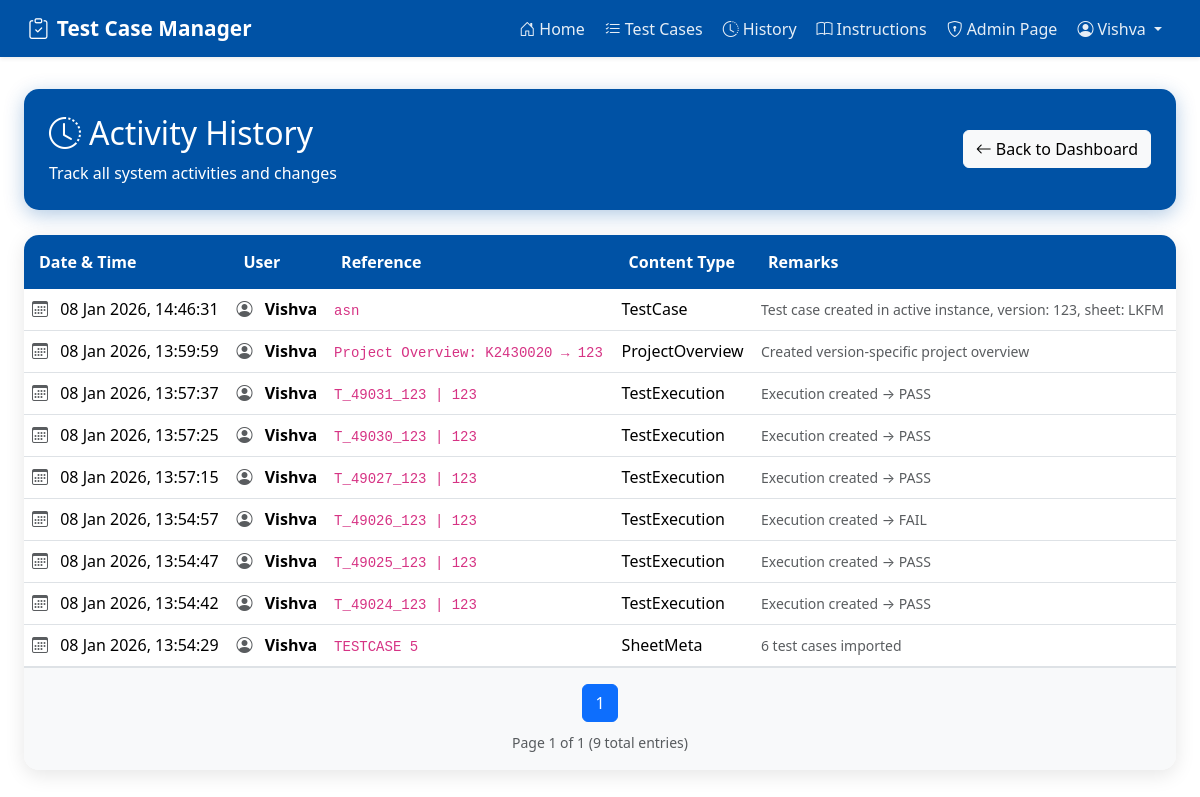
Before: /history/ (signed in) with the older database file.
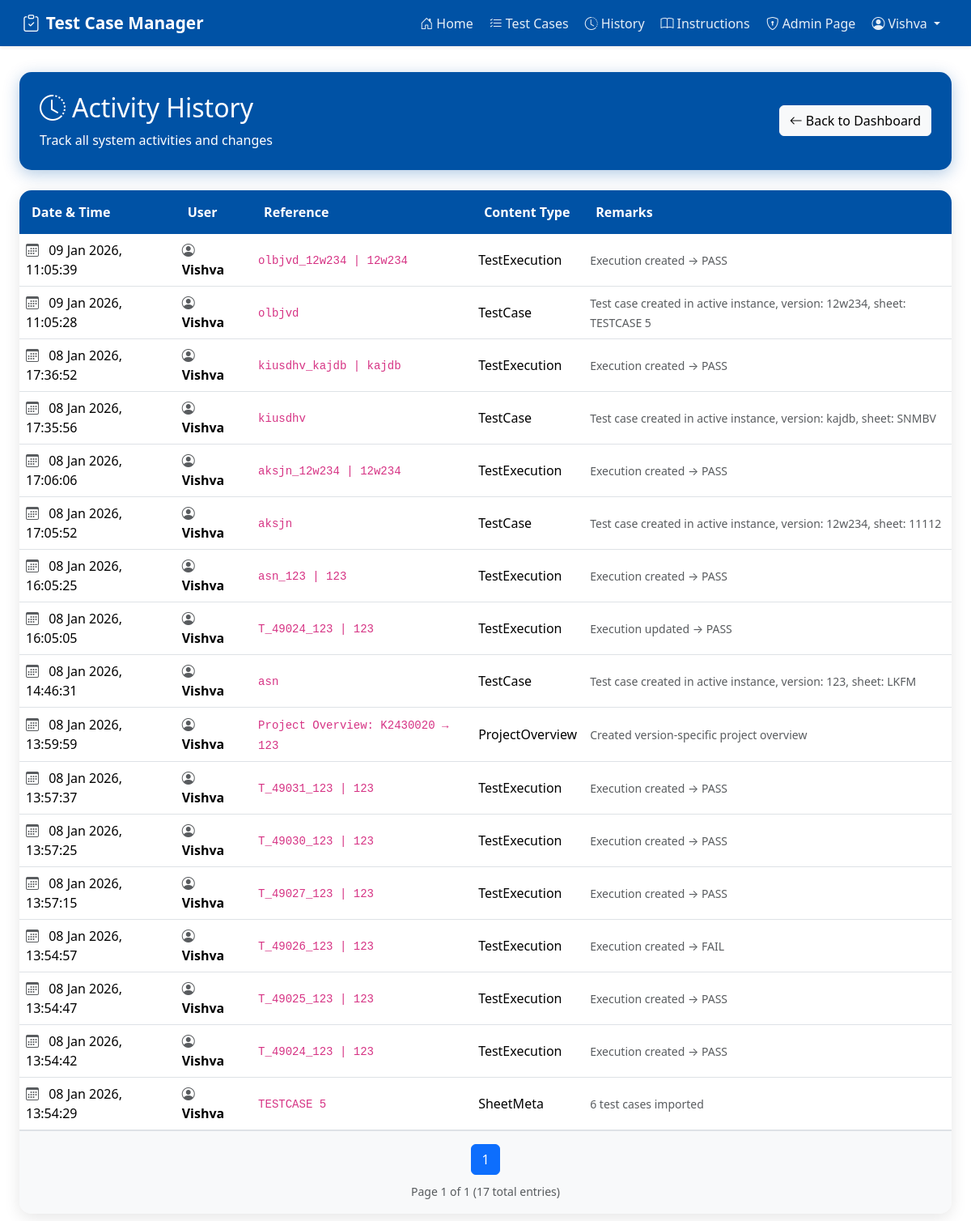
After: the same page with the newer database file.
### testmanager/models.py (models this page shows)
class ActivityLog(models.Model):
    ACTION_CHOICES = [
        ("ADD", "Add"),
        ("EDIT", "Edit"),
        ("IMPORT", "Import"),
        ("LOGOUT", "Logout"),
    ]
    user = models.ForeignKey(User, on_delete=models.SET_NULL, null=True, blank=True)
    action = models.CharField(max_length=20, choices=ACTION_CHOICES)
    reference = models.CharField(max_length=255, blank=True)
    remarks = models.TextField(blank=True)
    content_type = models.CharField(
        max_length=50,
        blank=True,
        help_text="TestCase / SheetMeta / System"
    )
    diff = models.JSONField(
        blank=True,
        null=True,
        help_text="Stores old → new field values"
    )
    timestamp = models.DateTimeField(auto_now_add=True, db_index=True)

### testmanager/views/admin_views.py (the view)
# urls.py: path("history/", views.history, name="history"),
@login_required
@developer_or_manager_required
def history(request):
    page_number = request.GET.get("page")
    activity_logs = ActivityLog.objects.order_by("-timestamp")
    paginator = Paginator(activity_logs, 50)
    page_obj = paginator.get_page(page_number)
    return render(request, "testmanager/history.html", {
        "activity_logs": page_obj,
        "page_obj": page_obj,
    })

### testmanager/templates/testmanager/history.html (shortened to what this page needs)
{% extends "testmanager/base.html" %}
{% load static %}
{% block extra_head %}
<link rel="stylesheet" href="{% static 'testmanager/css/history.css' %}">
{% endblock %}
{% block content %}
<div class="container-fluid pt-3 page-container">
    <div class="history-header">
        <div class="d-flex justify-content-between align-items-center">
            <div>
                <h2 class="mb-2">
                    <i class="bi bi-clock-history me-2"></i>Activity History
                </h2>
                <p class="mb-0 opacity-90">Track all system activities and changes</p>
            </div>
            <a href="{% url 'home' %}" class="btn btn-light">
                <i class="bi bi-arrow-left me-1"></i>Back to Dashboard
            </a>
        </div>
    </div>
    <div class="history-card card">
        <div class="card-body p-0">
            {% if activity_logs %}
            <div class="table-responsive">
                <table class="table table-hover align-middle mb-0">
                    <thead>
                        <tr>
                            <th>Date & Time</th>
                            <th>User</th>
                            <th>Reference</th>
                            <th>Content Type</th>
                            <th>Remarks</th>
                        </tr>
                    </thead>
                    <tbody>
                        {% for log in activity_logs %}
                        <tr>
                            <td>
                                <i class="bi bi-calendar3 me-2 text-muted"></i>
                                {{ log.timestamp|date:"d M Y, H:i:s" }}
                            </td>
                            <td>
                                <i class="bi bi-person-circle me-2 text-muted"></i>
                                <strong>{{ log.user.username|default:"System" }}</strong>
                            </td>
                            <td>
                                <code>{{ log.reference|default:"-" }}</code>
                            </td>
                            <td>{{ log.content_type|default:"-" }}</td>
                            <td>
                                <small class="text-muted">{{ log.remarks|default:"-" }}</small>
                            </td>
                        </tr>
                        {% endfor %}
                    </tbody>
                </table>
            </div>
            {% if page_obj %}
            <div class="p-3 border-top bg-light">
                <nav aria-label="Page navigation">
                    <ul class="pagination justify-content-center mb-0">
                        {% for num in page_obj.paginator.page_range %}
                            {% if num == page_obj.number %}
                            <li class="page-item active">
                                <span class="page-link">{{ num }}</span>
                            </li>
                            {% elif num > page_obj.number|add:"-3" and num < page_obj.number|add:"3" %}
                            <li class="page-item">
                                <a class="page-link" href="?page={{ num }}">{{ num }}</a>
                            </li>
                            {% endif %}
                        {% endfor %}
                    </ul>
                </nav>
                <div class="text-center mt-2">
                    <small class="text-muted">
                        Page {{ page_obj.number }} of {{ page_obj.paginator.num_pages }}
                        ({{ page_obj.paginator.count }} total entries)
                    </small>
                </div>
            </div>
            {% endif %}
            {% else %}
            <div class="text-center text-muted py-5">
                <i class="bi bi-inbox fs-1 d-block mb-3"></i>
                <p>No activity logs found.</p>
            </div>
            {% endif %}
        </div>
    </div>
</div>
{% endblock %}

### testmanager/templates/testmanager/base.html (shortened to what this page needs)
{% load static %}
<!DOCTYPE html>
<html lang="en">
<head>
    <link href="https://cdn.jsdelivr.net/npm/bootstrap@5.3.2/dist/css/bootstrap.min.css" rel="stylesheet">
    <link rel="stylesheet" href="https://cdn.jsdelivr.net/npm/bootstrap-icons@1.11.0/font/bootstrap-icons.css">
    <link rel="stylesheet" href="{% static 'testmanager/css/list.css' %}">
    <link rel="stylesheet" href="{% static 'testmanager/css/base.css' %}">
    {% block extra_head %}{% endblock %}
</head>
<body>
<nav class="navbar navbar-expand-lg navbar-dark px-3 shadow-sm">
    <div class="container-fluid">
        <a class="navbar-brand fw-bold d-flex align-items-center" href="{% url 'home' %}">
            <i class="bi bi-clipboard-check me-2"></i>Test Case Manager
        </a>
        <div class="collapse navbar-collapse" id="navbarNav">
            <ul class="navbar-nav ms-auto align-items-center">
                <li class="nav-item">
                    <a class="nav-link" href="{% url 'home' %}">
                        <i class="bi bi-house-door me-1"></i>Home
                    </a>
                </li>
                <li class="nav-item">
                    <a class="nav-link" href="{% url 'testcase_list' %}">
                        <i class="bi bi-list-check me-1"></i>Test Cases
                    </a>
                </li>
                {% if request.user.is_superuser or request.user.profile.role == 'Manager' %}
                <li class="nav-item">
                    <a class="nav-link" href="{% url 'history' %}">
                        <i class="bi bi-clock-history me-1"></i>History
                    </a>
                </li>
                {% endif %}
                <li class="nav-item">
                    <a class="nav-link" href="{% url 'instruction' %}">
                        <i class="bi bi-book me-1"></i>Instructions
                    </a>
                </li>
                {% if request.user.is_superuser or request.user.profile.role == 'Manager' %}
                <li class="nav-item">
                    <a class="nav-link" href="{% url 'admin:index' %}" target="_blank" rel="noopener noreferrer">
                        <i class="bi bi-shield-lock me-1"></i>Admin Page
                    </a>
                </li>
                {% endif %}
                {% if request.user.is_authenticated %}
                <li class="nav-item dropdown">
                    <a class="nav-link dropdown-toggle" href="#" id="userDropdown" role="button"
                       data-bs-toggle="dropdown" aria-expanded="false">
                        <i class="bi bi-person-circle me-1"></i>{{ request.user.username }}
                    </a>
                </li>
                {% endif %}
            </ul>
        </div>
    </div>
</nav>
<div class="container-fluid mt-3"
     role="main"
     style="height: calc(100vh - 65px); overflow-y: auto; overflow-x: auto; padding-bottom: 10px;">
    {% block content %}{% endblock %}
</div>
</body>
</html>

### testmanager/static/testmanager/css/base.css (style rules this page uses)
body { background: #FFFFFF; min-height: 100vh; }
.navbar { background: #0052A5 !important; backdrop-filter: blur(10px); box-shadow: 0 2px 20px rgba(0,0,0,0.2); }
.navbar-brand { font-size: 1.3rem; font-weight: 700; color: white !important; display: flex; align-items: center; }
.nav-link { transition: all 0.3s ease; border-radius: 5px; margin: 0 2px; color: rgba(255, 255, 255, 0.9) !important; }
.card { border-radius: 15px; box-shadow: 0 10px 30px rgba(0,0,0,0.2); border: none; }

### testmanager/static/testmanager/css/history.css (style rules this page uses)
.history-header { background: #0052A5; color: white; padding: 25px; border-radius: 15px; margin-bottom: 25px; box-shadow: 0 5px 20px rgba(0, 82, 165, 0.3); }
.history-card { border: none; border-radius: 15px; box-shadow: 0 5px 20px rgba(0,0,0,0.1); overflow: hidden; }
.table thead th { background: #0052A5; color: white; border: none; padding: 15px; font-weight: 600; }
.table tbody tr { transition: all 0.3s ease; }

Changed rows visible on the page:
added ActivityLog: timestamp "09 Jan 2026, 11:05:39", user.username "Vishva", reference "olbjvd_12w234 | 12w234", content_type "TestExecution", remarks "Execution created → PASS"
added ActivityLog: timestamp "09 Jan 2026, 11:05:28", user.username "Vishva", reference "olbjvd", content_type "TestCase", remarks "Test case created in active instance, version: 12w234, sheet: TESTCASE 5"
added ActivityLog: timestamp "08 Jan 2026, 17:36:52", user.username "Vishva", reference "kiusdhv_kajdb | kajdb", content_type "TestExecution", remarks "Execution created → PASS"
added ActivityLog: timestamp "08 Jan 2026, 17:35:56", user.username "Vishva", reference "kiusdhv", content_type "TestCase", remarks "Test case created in active instance, version: kajdb, sheet: SNMBV"
added ActivityLog: timestamp "08 Jan 2026, 17:06:06", user.username "Vishva", reference "aksjn_12w234 | 12w234", content_type "TestExecution", remarks "Execution created → PASS"
added ActivityLog: timestamp "08 Jan 2026, 17:05:52", user.username "Vishva", reference "aksjn", content_type "TestCase", remarks "Test case created in active instance, version: 12w234, sheet: 11112"
added ActivityLog: timestamp "08 Jan 2026, 16:05:25", user.username "Vishva", reference "asn_123 | 123", content_type "TestExecution", remarks "Execution created → PASS"
added ActivityLog: timestamp "08 Jan 2026, 16:05:05", user.username "Vishva", reference "T_49024_123 | 123", content_type "TestExecution", remarks "Execution updated → PASS"
Other visible differences:
{{ page_obj.paginator.count }}: "9" → "17"
